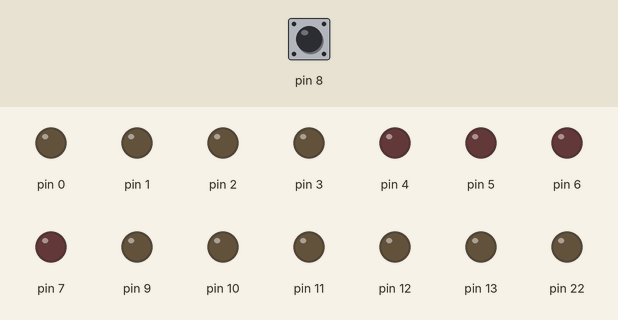
This sketch was run on a simulated Arduino Uno, built with avr-gcc and run on an emulated ATmega328P. Shown: output pins drawn as LEDs (lit = HIGH). Dashed ring = blinking. Inputs (shaded band) come from the test bench; at power-on: pin 8 HIGH.

Above: at 1.2 s.
1.3 s: pin 8 driven LOW
At 1.95 s:
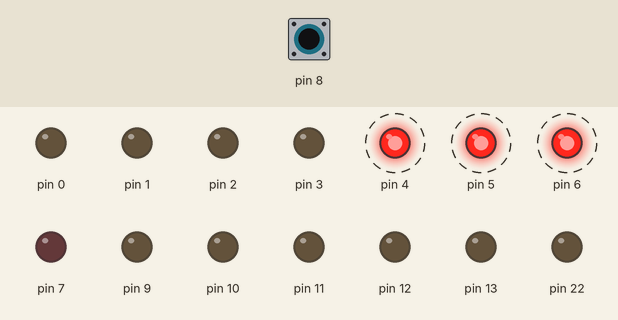
At 2.75 s:
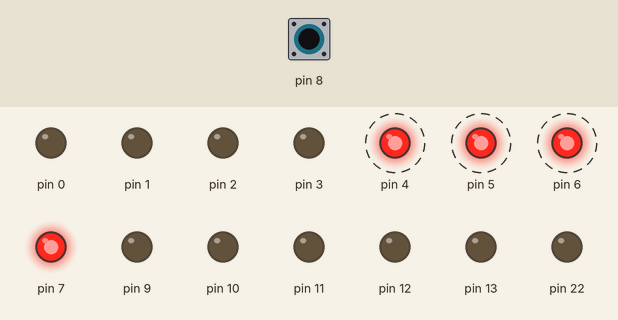
4.3 s: pin 8 driven HIGH
At 4.3 s:
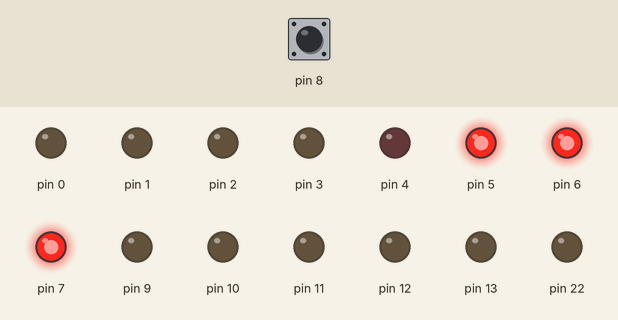
Timing chart, 0 to 7.3 s (numbered marks = the images above; inputs shaded):
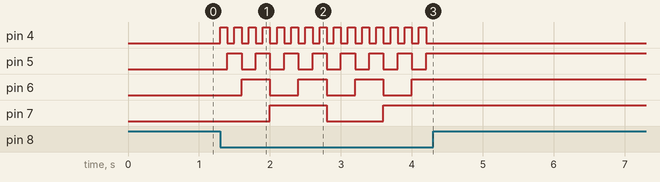

Measured:
- after the input at 1.3 s, pin 4: alternates HIGH for 0.10 s and LOW for 0.10 s, starting at once; pin 5: alternates HIGH for 0.20 s and LOW for 0.20 s, starting after 0.10 s; pin 6: alternates HIGH for 0.40 s and LOW for 0.40 s, starting after 0.30 s; pin 7: LOW → HIGH after 0.70 s, → LOW 0.80 s later, → HIGH 0.80 s later
- after the input at 4.3 s, pin 4: stops changing and stays LOW; pin 5–7: stops changing and stays HIGH

The sketch:

sketch.ino
```cpp
int count = 0;
bool buttonState = 0;

void setup() {

  DDRB = 0b1111110; //8th pin is set to 0 for output
  DDRD = 0b11111111;
  PORTD = 0b0;

}
void loop() {

  buttonState = PINB & 0b1;

  if (buttonState == LOW) {
    count++;
    PORTD = (count<<4);
  }
  _delay_ms(100);
}
```
